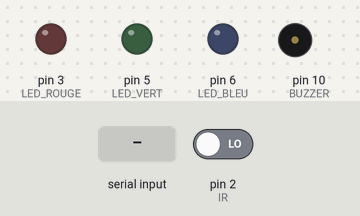
Bench run of a sketch on a simulated Arduino Uno, built with avr-gcc and run on an emulated ATmega328P. Parts: output pins drawn as LEDs (lit = HIGH), buzzer (waves = sounding). Dashed ring = blinking. The test bench sets the inputs (shaded band); at power-on: pin 2 (IR) LOW. What the sketch prints to the serial monitor is not drawn.

Above: at 1.2 s.
1.3 s: "auto\n" received over Serial
At 3.2 s:
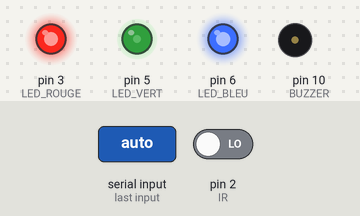
4.3 s: pin 2 (IR) driven HIGH
At 4.8 s:
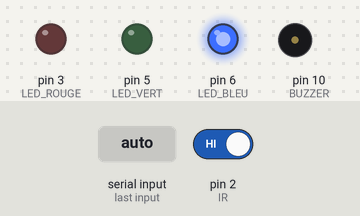
7.3 s: pin 2 (IR) driven LOW
At 7.7 s:
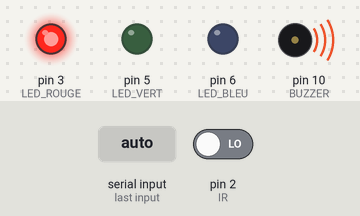
10.3 s: "stop\n" received over Serial
At 11.3 s:
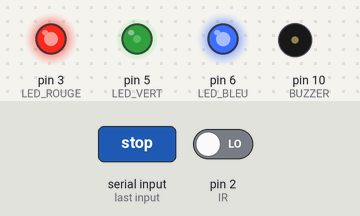
13.0 s: "90 45 200\n" received over Serial
At 14.2 s:
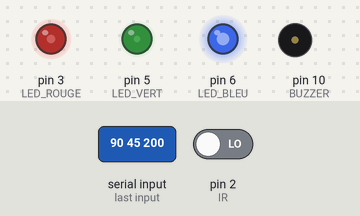
14.5 s: "auto\n" received over Serial
At 16.3 s:
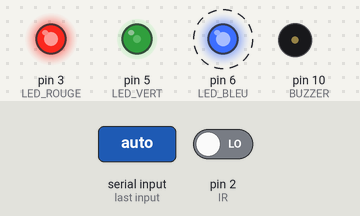
Timing chart, 0 to 18.5 s (numbered marks = the images above; inputs shaded):
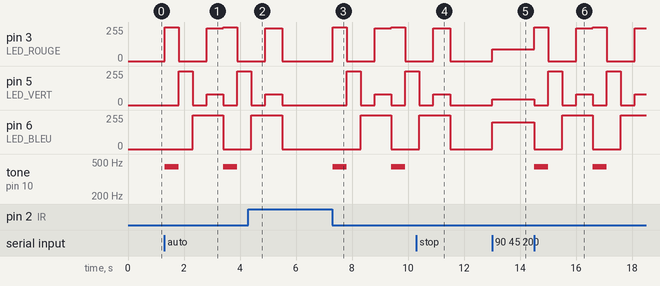

Measured:
- after the input at 1.3 s, pin 3 (LED_ROUGE): 0/255 → 255/255 at once, → 0/255 0.50 s later, → 247/255 1.0 s later, → 255/255 0.60 s later, … (5 changes in this stretch); pin 5 (LED_VERT): 0/255 → 255/255 after 0.51 s, → 0/255 0.50 s later, → 79/255 0.50 s later, → 0/255 0.60 s later, … (5 changes in this stretch)
- after the input at 4.3 s, pin 5 (LED_VERT), pin 6 (LED_BLEU): goes on until 5.5 s, then stays 0/255; tone on pin 10 (BUZZER): stays silent (without the input it goes to 440 Hz after 1.2 s)
- after the input at 7.3 s, pin 3 (LED_ROUGE): 0/255 → 255/255 at once, → 0/255 0.50 s later, → 247/255 1.0 s later, → 255/255 0.60 s later, … (5 changes in this stretch); pin 5 (LED_VERT): 0/255 → 255/255 after 0.51 s, → 0/255 0.50 s later, → 79/255 0.50 s later, → 0/255 0.60 s later, … (5 changes in this stretch)
- after the input at 10.3 s, pin 5 (LED_VERT), pin 6 (LED_BLEU): goes on until 11.5 s, then stays 0/255; tone on pin 10 (BUZZER): stays silent (without the input it goes to 440 Hz after 1.2 s)
- after the input at 13.0 s, pin 3 (LED_ROUGE): 0/255 → 90/255 at once; pin 5 (LED_VERT): 0/255 → 45/255 at once; pin 6 (LED_BLEU): 0/255 → 200/255 at once
- after the input at 14.5 s, pin 3 (LED_ROUGE): 90/255 → 255/255 at once, → 0/255 0.50 s later, → 247/255 1.0 s later, → 255/255 0.60 s later, … (6 changes in this stretch); pin 5 (LED_VERT): 45/255 → 0/255 at once, → 255/255 0.50 s later, → 0/255 0.50 s later, → 79/255 0.50 s later, … (8 changes in this stretch)

The sketch:

led_rgb.ino
```cpp
const int BUZZER = 10;
const int IR = 2;
const int LED_ROUGE = 3; // Broche PWM !!!
const int LED_BLEU = 6; // Broche PWM !!!
const int LED_VERT = 5; // Broche PWM !!!
const int DELAI = 500;

bool modeAuto = false;

void setup() {
  pinMode(BUZZER, OUTPUT);
  pinMode(IR, INPUT);
  pinMode(LED_ROUGE, OUTPUT);
  pinMode(LED_BLEU, OUTPUT);
  pinMode(LED_VERT, OUTPUT);

  Serial.begin(9600);
  Serial.println("Entrez une couleur (R G B) ex: 255 0 128");
  Serial.println("Tapez 'auto' pour activer le mode détection IR");
  Serial.println("Tapez 'stop' pour revenir au mode manuel");
}

void loop() {
  // -- Si des données arrivent du moniteur série --
  if (Serial.available()) {
    String input = Serial.readStringUntil('\n');
    input.trim();

    if (input.equalsIgnoreCase("auto")) {
      modeAuto = true;
      Serial.println("Mode AUTO activé !");
    }
    else if (input.equalsIgnoreCase("stop")) {
      modeAuto = false;
      setColor(0, 0, 0); // éteindre les LEDs
      Serial.println("Mode manuel activé");
    }
    else if (!modeAuto) {  // Seulement en mode manuel
      int r, g, b;
      int count = sscanf(input.c_str(), "%d %d %d", &r, &g, &b);
      if (count == 3) {
        Serial.print("→ Couleur définie : ");
        Serial.print(r); Serial.print(" ");
        Serial.print(g); Serial.print(" ");
        Serial.println(b);
        setColor(r, g, b);
      } else {
        Serial.println("Format invalide. Entrez R G B (ex: 255 0 128)");
      }
    }
  }

  // -- Si on est en mode auto, on lit le capteur en continu --
  if (modeAuto) {
    int val = digitalRead(IR);
    if (val == 0) {
      Serial.println("Obstacle détecté !");
      tone(BUZZER, 440, 500);
      setRed();
      setGreen();
      setBlue();
      setPurple();
    } else {
      setColor(0, 0, 0);
      Serial.println("RAS...");
    }
    delay(100);
  }
}

void setColor(int red, int green, int blue) {
  analogWrite(LED_ROUGE, red);
  analogWrite(LED_VERT, green);
  analogWrite(LED_BLEU, blue);
}

void setRed()    { setColor(255, 0, 0); delay(DELAI); }
void setGreen()  { setColor(0, 255, 0); delay(DELAI); }
void setBlue()   { setColor(0, 0, 255); delay(DELAI); }
void setPurple() { setColor(247, 79, 255); delay(DELAI); }
```
